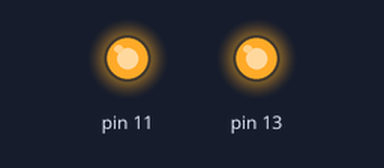
Bench run of a sketch on a simulated Arduino Uno, built with avr-gcc and run on an emulated ATmega328P. On the bench: output pins drawn as LEDs (lit = HIGH).

Above: at 1.5 s.
At 4.5 s:
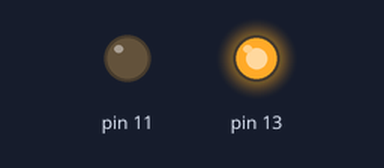
Timing chart, 0 to 6.9 s (numbered marks = the images above):
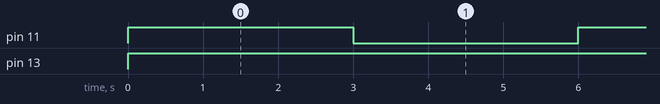

The sketch:

Hito_3.ino
```cpp
// DHT sensor library - Version: Latest

// http://hetpro-store.com/TUTORIALES/mcp9700-sensor-de-temperatura/


void setup(){
    Serial.begin(9600);
    pinMode(13, OUTPUT);
    pinMode(11, OUTPUT);
}

void loop(){
  digitalWrite(13, HIGH);
  analogWrite(11, 255);

  delay(3000);

  analogWrite(11, 0);

  delay(3000);

}
```

Measured:
- by itself, pin 11: alternates HIGH for 3.0 s and LOW for 3.0 s
- by itself, pin 13: LOW → HIGH at 0.00 s
